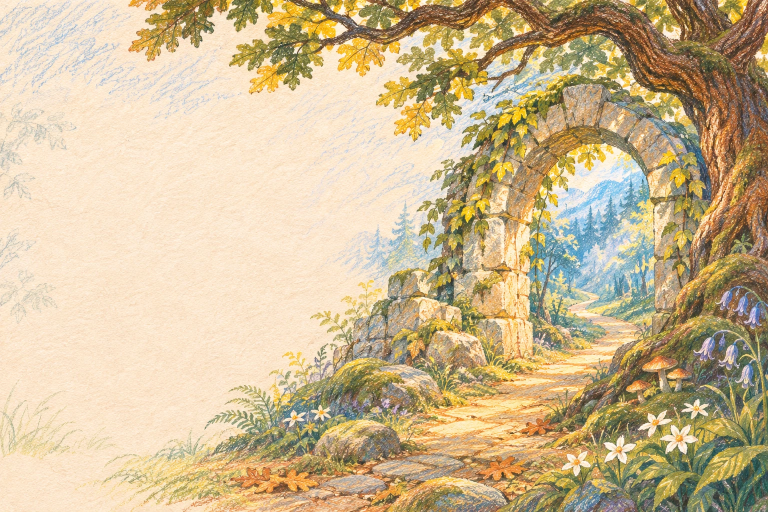
#> input picture storybook/assets/entrance/source/entrance-gate-art-source.webp, 1536 x 1024 px, found by its file name (shown at 1/2 size)
$ python forest_entrance_export.py
#> lines starting #> are read from the running program, lines starting #| are printed output that depends on the picture
#!/usr/bin/env python3
"""Stage 06 reproducible exports from two separately composed source illustrations.

These original AI-assisted digital crayon works are NOT crops of the locked
master V2 board. Desktop and mobile have independently authored scenes.
The leaf cue is an original separate cutout; Paperkeeper is Stage 05 asset.
"""
from PIL import Image
from pathlib import Path
import argparse

def build(root):
#> called with root = 'storybook/assets/entrance'
    root=Path(root); exports=root/'exports';exports.mkdir(parents=True,exist_ok=True)
    desktop=Image.open(root/'source/entrance-gate-art-source.webp').convert('RGB')
#> desktop is the input picture: PIL image 1536x1024 RGB; mean R, G, B 204.7, 184.9, 148.1
    mobile=Image.open(root/'source/entrance-portrait-art-source.webp').convert('RGB')
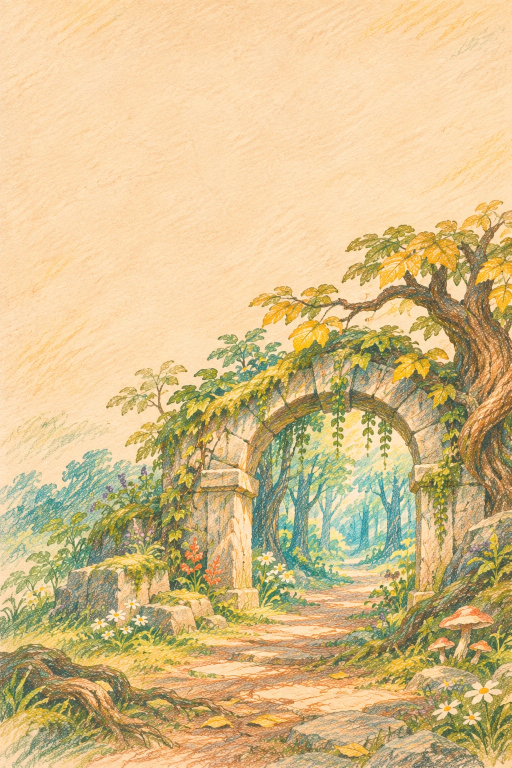
#> input picture storybook/assets/entrance/source/entrance-portrait-art-source.webp, 1024 x 1536 px, found by its file name (shown at 1/2 size)
#> mobile is the input picture: PIL image 1024x1536 RGB; mean R, G, B 214, 188.8, 138.1
    assert desktop.size==(1536,1024) and mobile.size==(1024,1536)
    desktop.save(exports/'entrance-desktop.webp',format='WEBP',quality=76,method=6)
    mobile.resize((768,1320),Image.Resampling.LANCZOS).save(exports/'entrance-mobile.webp',format='WEBP',quality=78,method=6)
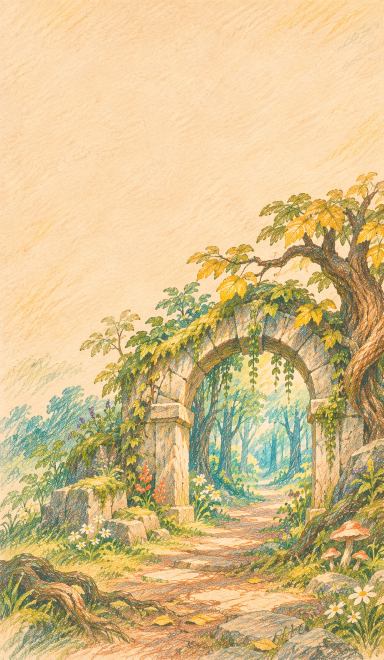
#> saved as entrance-mobile.webp: PIL image 768x1320 RGB (shown at 1/2 size); mean R, G, B 213.9, 188.8, 138.1
    # Leaf cue is a separate canonical foreground RGBA source rather than regenerated.
    assert (exports/'entrance-leaf-cue.webp').exists()
    print('Built Stage 06 desktop + distinct portrait compositions')

if __name__=='__main__':
    p=argparse.ArgumentParser();p.add_argument('--dir',default='storybook/assets/entrance');a=p.parse_args();build(a.dir)
